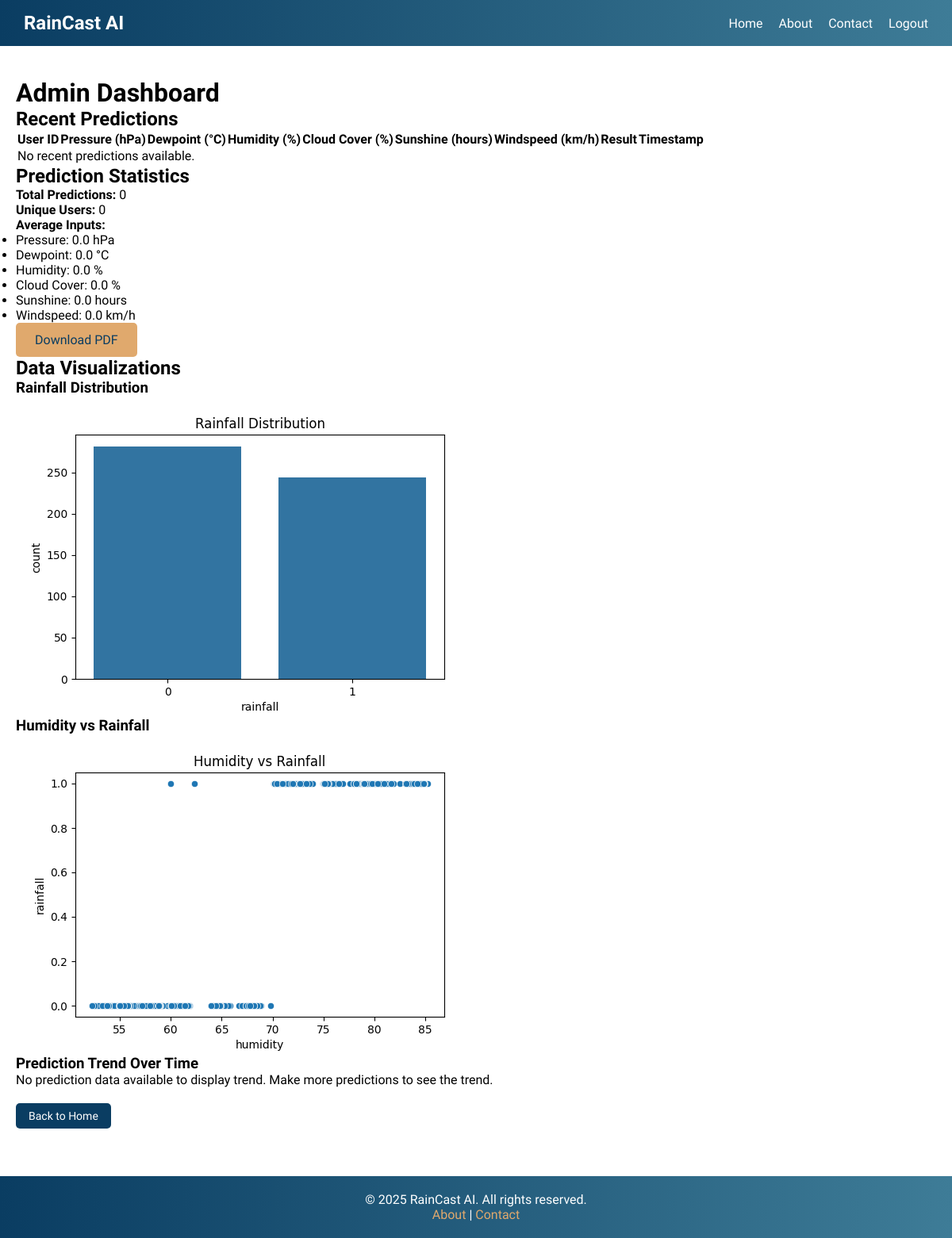
The app's page /admin (signed in), older data.
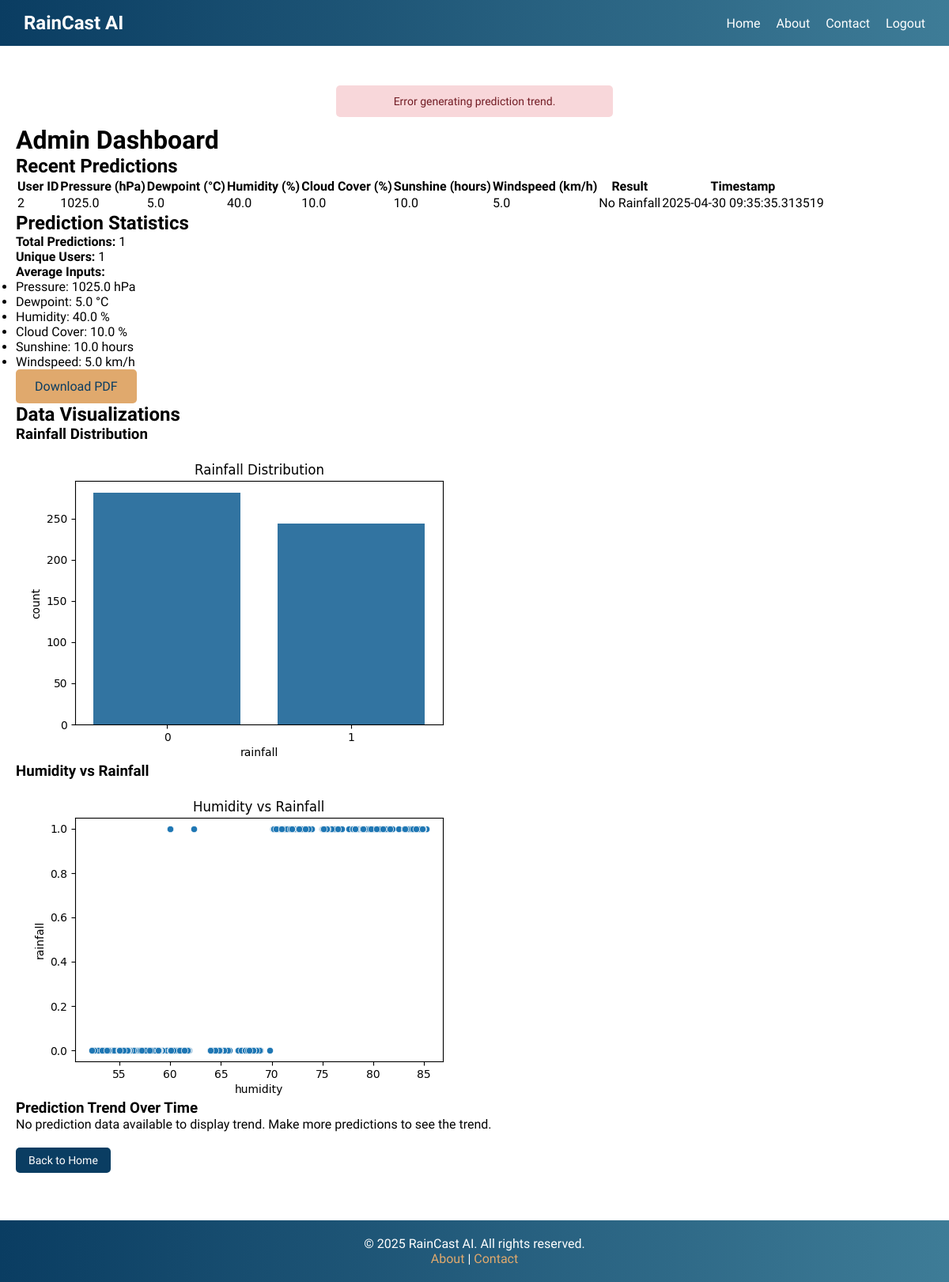
The same page, newer data.
### app.py (models this page shows)
class Prediction(db.Model):
    id = db.Column(db.Integer, primary_key=True)
    user_id = db.Column(db.Integer, nullable=False)
    pressure = db.Column(db.Float, nullable=False)
    dewpoint = db.Column(db.Float, nullable=False)
    humidity = db.Column(db.Float, nullable=False)
    cloud = db.Column(db.Float, nullable=False)
    sunshine = db.Column(db.Float, nullable=False)
    windspeed = db.Column(db.Float, nullable=False)
    result = db.Column(db.String(20), nullable=False)
    timestamp = db.Column(db.DateTime, default=datetime.utcnow)

### app.py (the view)
    def wrap(*args, **kwargs):
        logging.debug(f"Checking session: user_id in session: {'user_id' in session}")
        if 'user_id' not in session:
            flash('Please login first!', 'danger')
            logging.debug("Redirecting to login due to missing session")
            return redirect(url_for('login'))
        return f(*args, **kwargs)

### app.py (called while the page is built)
def login_required(f):
    def wrap(*args, **kwargs):
        logging.debug(f"Checking session: user_id in session: {'user_id' in session}")
        if 'user_id' not in session:
            flash('Please login first!', 'danger')
            logging.debug("Redirecting to login due to missing session")
            return redirect(url_for('login'))
        return f(*args, **kwargs)
    wrap.__name__ = f.__name__
    return wrap

def no_cache(f):
    def decorated_function(*args, **kwargs):
        response = make_response(f(*args, **kwargs))
        response.headers['Cache-Control'] = 'no-store, no-cache, must-revalidate, post-check=0, pre-check=0, max-age=0'
        response.headers['Pragma'] = 'no-cache'
        response.headers['Expires'] = '-1'
        return response
    decorated_function.__name__ = f.__name__
    return decorated_function

### templates/admin.html (shortened to what the changed rows need)
{% extends 'base.html' %}
{% block content %}
    <div class="admin-container">
        <h1 class="dashboard-title">Admin Dashboard</h1>
        <div class="card section-spacing">
            <h2 class="card-title">Recent Predictions</h2>
            <table class="predictions-table">
                <thead>
                    <tr>
                        <th>User ID</th>
                        <th>Pressure (hPa)</th>
                        <th>Dewpoint (°C)</th>
                        <th>Humidity (%)</th>
                        <th>Cloud Cover (%)</th>
                        <th>Sunshine (hours)</th>
                        <th>Windspeed (km/h)</th>
                        <th>Result</th>
                        <th>Timestamp</th>
                    </tr>
                </thead>
                <tbody>
                    {% for prediction in predictions %}
                        <tr class="{{ loop.cycle('odd-row', 'even-row') }}">
                            <td>{{ prediction.user_id }}</td>
                            <td>{{ prediction.pressure|round(2) }}</td>
                            <td>{{ prediction.dewpoint|round(2) }}</td>
                            <td>{{ prediction.humidity|round(2) }}</td>
                            <td>{{ prediction.cloud|round(2) }}</td>
                            <td>{{ prediction.sunshine|round(2) }}</td>
                            <td>{{ prediction.windspeed|round(2) }}</td>
                            <td>{{ prediction.result }}</td>
                            <td>{{ prediction.timestamp }}</td>
                        </tr>
                    {% endfor %}
                    {% if not predictions %}
                        <tr>
                            <td colspan="9">No recent predictions available.</td>
                        </tr>
                    {% endif %}
                </tbody>
            </table>
        </div>
        <div class="card section-spacing">
            <h2 class="card-title">Prediction Statistics</h2>
            <div class="stats-grid">
                <div class="stats-item">
                    <p><strong>Total Predictions:</strong> {{ total_predictions }}</p>
                    <p><strong>Unique Users:</strong> {{ unique_users }}</p>
                </div>
                <div class="stats-item">
                    <ul class="stats-list">
                        <li>Pressure: {{ avg_inputs[0]|default(0.0)|round(2) }} hPa</li>
                        <li>Dewpoint: {{ avg_inputs[1]|default(0.0)|round(2) }} °C</li>
                        <li>Humidity: {{ avg_inputs[2]|default(0.0)|round(2) }} %</li>
                        <li>Cloud Cover: {{ avg_inputs[3]|default(0.0)|round(2) }} %</li>
                        <li>Sunshine: {{ avg_inputs[4]|default(0.0)|round(2) }} hours</li>
                        <li>Windspeed: {{ avg_inputs[5]|default(0.0)|round(2) }} km/h</li>
                    </ul>
                </div>
            </div>
        </div>
        <div class="card section-spacing">
            <h2 class="card-title">Data Visualizations</h2>
        </div>
        <div class="back-button-container section-spacing">
        </div>
    </div>
{% endblock %}

Row changes from the older to the newer data that the page shows:
added Prediction: user_id "2", pressure "1025.0", dewpoint "5.0", humidity "40.0", cloud "10.0", sunshine "10.0", windspeed "5.0", result "No Rainfall", timestamp "2025-04-30 09:35:35.313519"
Text that changed along with them:
{{ total_predictions }}: "0" → "1"
{{ unique_users }}: "0" → "1"
{{ avg_inputs[0]|default(0.0)|round(2) }}: "0.0" → "1025.0"
{{ avg_inputs[1]|default(0.0)|round(2) }}: "0.0" → "5.0"
{{ avg_inputs[2]|default(0.0)|round(2) }}: "0.0" → "40.0"
{{ avg_inputs[3]|default(0.0)|round(2) }}: "0.0" → "10.0"
{{ avg_inputs[4]|default(0.0)|round(2) }}: "0.0" → "10.0"
{{ avg_inputs[5]|default(0.0)|round(2) }}: "0.0" → "5.0"
new list line: "Error generating prediction trend."
text no longer shown: "No recent predictions available."
